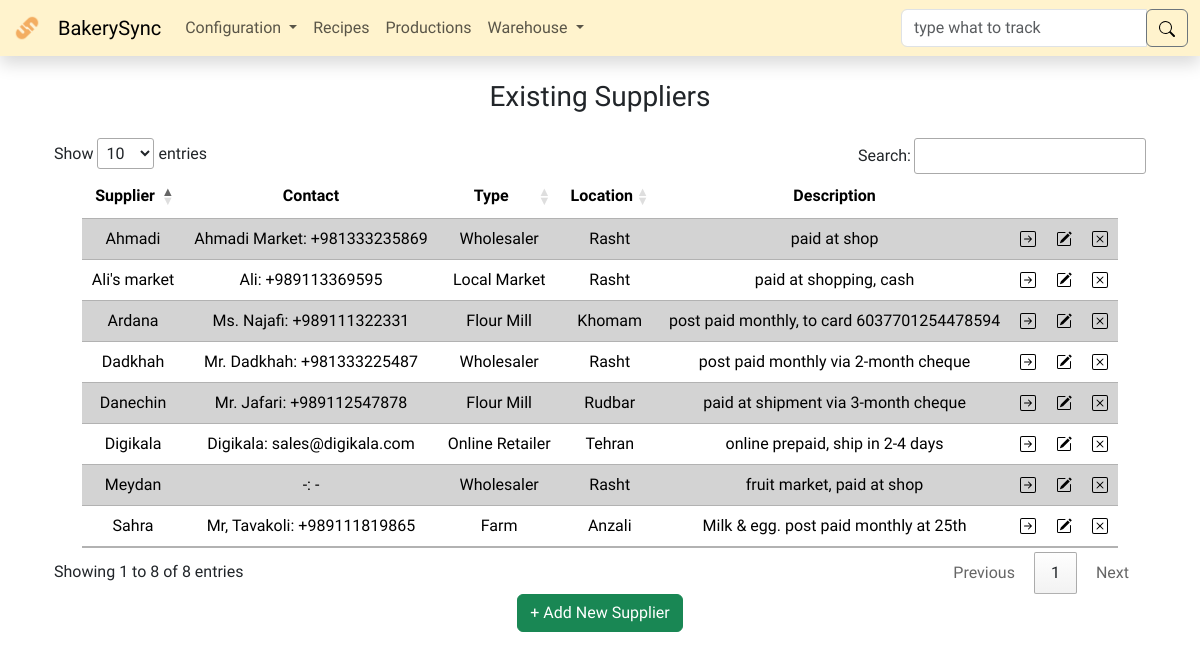
Screenshot of /suppliers/ with the database file from the repository.
### models.py (models this page shows, shortened)
class BaseModel(db.Model):
    __abstract__ = True
    id = db.Column(db.Integer, primary_key=True)

class Supplier(BaseModel):
    name = db.Column(db.String(255), unique=True, nullable=False)
    contact_person = db.Column(db.String(255))
    contact_information = db.Column(db.String(255))
    type = db.Column(db.String(255), nullable=False)
    location = db.Column(db.String(255))
    description = db.Column(db.String(255))
    arrivals = db.relationship('IngredientArrival', backref='supplier')

### routes/suppliers.py (the view)
@suppliers_bp.route('/', methods=['GET', 'POST'])
def suppliers():
    if request.method == 'POST':
        name = request.form['name'].capitalize()
        contact_person = request.form['contact_person'].title()
        contact_information = request.form['contact_information']
        type = request.form['type'].title()
        location = request.form['location'].title()
        description = request.form['description']
        new_supplier = Supplier(
            name=name,
            contact_person=contact_person,
            contact_information=contact_information,
            type=type,
            location=location,
            description=description
        )
        try:
            db.session.add(new_supplier)
            db.session.commit()
            flash('New supplier added successfully', 'success')
            return redirect(url_for('suppliers.suppliers'))
        except Exception as e:
            if 'UNIQUE constraint failed: supplier.name' in str(e):
                flash(
                    f'Can not add another supplier with the name {name}. Supplier name must be unique. Please choose a different name.', 'warning')
            else:
                flash(f'Error: {str(e)}', 'warning')
            db.session.rollback()  # Rollback any changes to the database
            return redirect(url_for('suppliers.suppliers'))
    else:
        suppliers = Supplier.query.all()
        return render_template('suppliers.html', suppliers=suppliers)

### app.py (called while the page is built)
@app.after_request
def after_request(response):
    response.headers["Cache-Control"] = "no-cache, no-store, must-revalidate"
    response.headers["Expires"] = 0
    response.headers["Pragma"] = "no-cache"
    return response

@app.template_filter('escape_html')
def escape_html_filter(s):
    result = ""
    for c in s:
        if c in ["'", '"']:
            result += "\\" + c
        else:
            result += c
    return result

### templates/suppliers.html (shortened to what this page needs)
{% extends "layout.html" %}
{%block main %}
<div class="container mx-auto text-center">
  <div class="container mx-auto">
    <h3 class="my-4">Existing Suppliers</h3>
    <table id="supplier_table" class="table table-striped w-auto mx-auto">
      <thead>
        <tr>
          <th>Supplier</th>
          <th>Contact</th>
          <th>Type</th>
          <th>Location</th>
          <th>Description</th>
          <th></th>
          <th></th>
          <th></th>
        </tr>
      </thead>
      <tbody>
        {% for supplier in suppliers %}
        <tr>
          <td>{{ supplier.name }}</td>
          <td>{{ supplier.contact_person }}: {{ supplier.contact_information }}</td>
          <td>{{ supplier.type }}</td>
          <td>{{ supplier.location }}</td>
          <td>{{ supplier.description }}</td>
          <td>
            <form action="{{ url_for('suppliers.track') }}" method="post">
              <input
                type="image"
                src="/static/icons/arrow-right-square.svg"
                alt="track"
                name="supplier_track"
                title="Track {{ supplier.name }}"
              />
            </form>
          </td>
          <td>
            <img
              src="/static/icons/pencil-square.svg"
              alt="edit"
              name="supplier_edit"
              type="button"
              class="edit-supplier"
              title="Edit {{ supplier.name }}"
              data-bs-toggle="offcanvas"
              data-bs-target="#EditCanvas"
              aria-controls="EditCanvas"
              onclick="populateCanvas(
              '{{ supplier.id }}',
              '{{ supplier.name|escape_html }}',
              '{{ supplier.contact_person|escape_html }}',
              '{{ supplier.contact_information|escape_html }}',
              '{{ supplier.type|escape_html }}',
              '{{ supplier.location|escape_html }}',
              '{{ supplier.description|escape_html }}'
            );"
            />
          </td>
          <td>
            <form
              id="del-{{ supplier.id }}"
              action="{{ url_for('suppliers.delete_supplier') }}"
              method="post"
            >
              <img
                src="/static/icons/x-square.svg"
                alt="delete"
                name="supplier_delete"
                type="submit"
                title="Delete {{ supplier.name }}"
                onclick="return confirmDelete('del-{{ supplier.id }}', '{{ supplier.name|escape_html }}');"
              />
            </form>
          </td>
        </tr>
        {% endfor %}
      </tbody>
    </table>
  </div>
  <button
    class="btn btn-success"
    type="button"
    data-bs-toggle="offcanvas"
    data-bs-target="#AddCanvas"
    aria-controls="AddCanvas"
  >
    + Add New Supplier
  </button>
</div>
{% endblock %}

### static/styles.css (style rules this page uses)
body { font-family: "Dosis", sans-serif; }
table input { border: none; background: transparent; padding: 0; vertical-align: middle; }
td form, td strong { display: inline; }
table.dataTable thead th, table.dataTable thead td, table.dataTable tfoot th, table.dataTable tfoot td { text-align: center; }
.table { --bs-table-striped-bg: lightgray; }
td { vertical-align: middle; }

### rows the page displays
Supplier: name "Dadkhah", contact_person "Mr. Dadkhah", contact_information "+981333225487", type "Wholesaler", location "Rasht", description "post paid monthly via 2-month cheque"
Supplier: name "Ardana", contact_person "Ms. Najafi", contact_information "+989111322331", type "Flour Mill", location "Khomam", description "post paid monthly, to card 6037701254478594"
Supplier: name "Digikala", contact_person "Digikala", contact_information "sales@digikala.com", type "Online Retailer", location "Tehran", description "online prepaid, ship in 2-4 days"
Supplier: name "Ali's market", contact_person "Ali", contact_information "+989113369595", type "Local Market", location "Rasht", description "paid at shopping, cash"
Supplier: name "Sahra", contact_person "Mr, Tavakoli", contact_information "+989111819865", type "Farm", location "Anzali", description "Milk & egg. post paid monthly at 25th"
Supplier: name "Danechin", contact_person "Mr. Jafari", contact_information "+989112547878", type "Flour Mill", location "Rudbar", description "paid at shipment via 3-month cheque"
Supplier: name "Ahmadi", contact_person "Ahmadi Market", contact_information "+981333235869", type "Wholesaler", location "Rasht", description "paid at shop"
Supplier: name "Meydan", contact_person "-", contact_information "-", type "Wholesaler", location "Rasht", description "fruit market, paid at shop"
